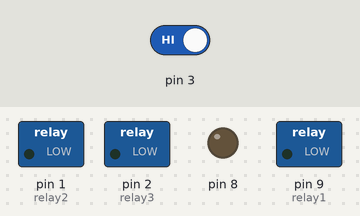
The sketch below on a simulated Arduino Uno, built with avr-gcc and run on an emulated ATmega328P. Shown: switched loads named in the sketch (green lamp = pin HIGH), output pins drawn as LEDs (lit = HIGH). The test bench sets the inputs (shaded band); at power-on: pin 3 HIGH. The local clock reads 2024-03-15 10:24:30 at power-on unless the sketch sets it; random numbers use the default seed unless the sketch sets one; EEPROM starts erased.

Above: at 6.2 s.
6.3 s: pin 3 driven LOW
At 8.9 s:
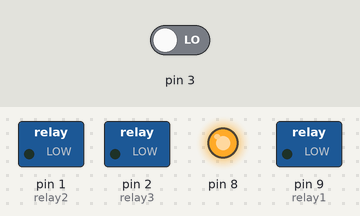
At 13.9 s:
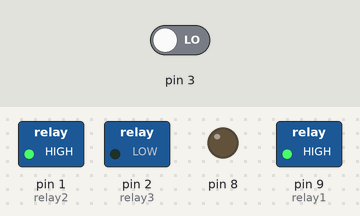
14.5 s: pin 3 driven HIGH
16.2 s: pin 3 driven LOW
At 19.5 s:
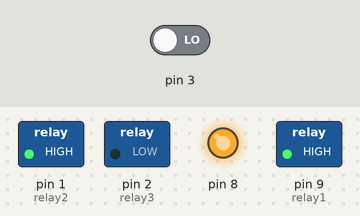
Timing chart, 0 to 25.7 s (numbered marks = the images above; inputs shaded):
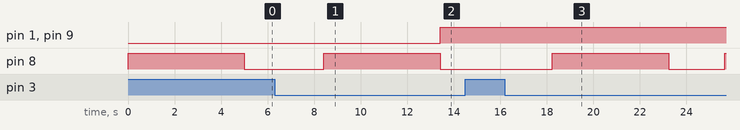

The sketch:

update_13_4_2022.ino
```cpp
#include <Wire.h>
#include <TimeLib.h>
#include <DS1307RTC.h>
#include <EEPROM.h>

#define relay1 9
#define relay2 1
#define relay3 2

tmElements_t tm;

int count = 0;
int start_f = 0;
uint16_t start_l_f = 0;
uint16_t start_l_l = 0;


void setup() {

  pinMode(8,OUTPUT);
  digitalWrite(8,HIGH);
  delay(5000);
  digitalWrite(8,LOW);

  pinMode(3,INPUT);
  pinMode(relay1,OUTPUT);
  pinMode(relay2,OUTPUT);
  pinMode(relay3,OUTPUT);

  digitalWrite(relay1, LOW);
  digitalWrite(relay2, LOW);
  digitalWrite(relay3, LOW);
}

void loop() {
if (RTC.read(tm)) {
}
else {
  if (RTC.chipPresent()) {
    digitalWrite(8,HIGH);
    delay(1000);
    digitalWrite(8,LOW);
    delay(1000);
  } else {
    digitalWrite(8,HIGH);
    delay(1000);
    digitalWrite(8,LOW);
    delay(1000);
  }
  delay(9000);
}
delay(1000);

reset();

//210 to 300s
uint16_t cur_ho = tm.Hour;

if ( cur_ho == 0)
{
  int random_h = random(1, 18);
  int random_m = random(1, 59);
  start_f = random(10, 30);
  start_l_f = random(210, 255);
  start_l_l = random(0,45 );

  EEPROM.write(1, random_h);
  EEPROM.write(0, random_m);
  EEPROM.write(2, start_f);
  EEPROM.write(3, start_l_f);
  EEPROM.write(4, start_l_l);


}


uint16_t set_h = EEPROM.read(1) * 60;
uint16_t set_m = EEPROM.read(0);
uint16_t set_time = set_h + set_m;
uint16_t cur_h = tm.Hour * 60;
uint16_t cur_m = tm.Minute;
uint16_t cur_time = cur_h + cur_m;

uint16_t first_cycle = EEPROM.read(2);
uint16_t second_cycle = EEPROM.read(3) + EEPROM.read(4);

if (cur_time >= set_time and cur_time <= set_time + first_cycle)
{
  digitalWrite(relay1, HIGH);
  digitalWrite(relay2, HIGH);
  digitalWrite(relay3, LOW);
}

else if (cur_time > set_time + 10 and cur_time <= set_time + second_cycle)
{
  digitalWrite(relay1, LOW);
  digitalWrite(relay2, HIGH);
  digitalWrite(relay3, HIGH);
}

else
{
  digitalWrite(relay1, LOW);
  digitalWrite(relay2, LOW);
  digitalWrite(relay3, LOW);
}

  delay(200);


}


void reset()
{
  if(digitalRead(3) == LOW)
{
  count += 1;
  if (count >=2)
  {
    count = 0;
    EEPROM.write(0,tm.Minute);
    EEPROM.write(1,tm.Hour);

    start_f = random(10, 30);
    start_l_f = random(210, 255);
    start_l_l = random(0,45 );

    EEPROM.write(2, start_f);
    EEPROM.write(3, start_l_f);
    EEPROM.write(4, start_l_l);

    digitalWrite(8,HIGH);
    delay(5000);
    digitalWrite(8,LOW);
  }
}
}
```

Measured:
- after the input at 6.3 s, pin 1 (relay2), pin 9 (relay1): LOW → HIGH after 7.1 s; pin 8: LOW → HIGH after 2.1 s, → LOW 5.0 s later
- after the input at 14.5 s, every drawn part: stays the same
- after the input at 16.2 s, pin 8: LOW → HIGH after 2.0 s, → LOW 5.0 s later, → HIGH 2.4 s later
